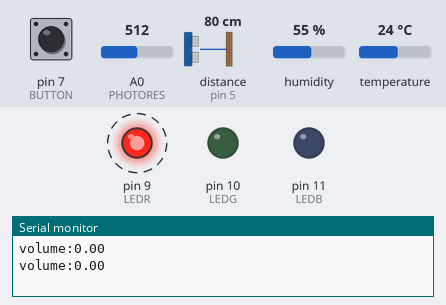
Simulated run of this sketch. Board: Arduino Uno, built with avr-gcc and run on an emulated ATmega328P. Shown: output pins drawn as LEDs (lit = HIGH), the last lines printed to the serial monitor. Dashed ring = blinking. The test bench sets the inputs (shaded band); at power-on: pin 7 (BUTTON) HIGH, A0 (PHOTORES) = 512, distance to the obstacle (sensor on pin 5) 80 cm, humidity 55 %, temperature 24 °C. The echo pulse lasts 58.3 µs per cm.

Above: at 2.8 s.
2.9 s: pin 7 (BUTTON) pulled LOW for 1.3 s
At 4.3 s:
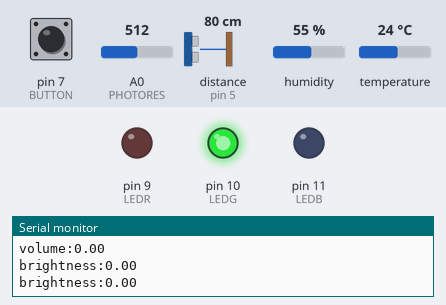
9.5 s: pin 7 (BUTTON) pulled LOW for 1.3 s
At 12.4 s:
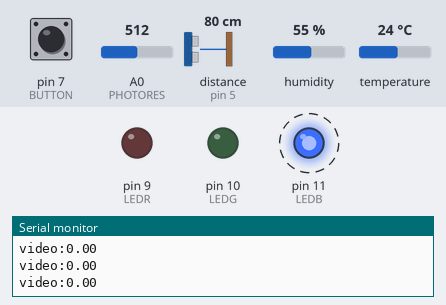
17.6 s: pin 7 (BUTTON) driven LOW
At 18.7 s:
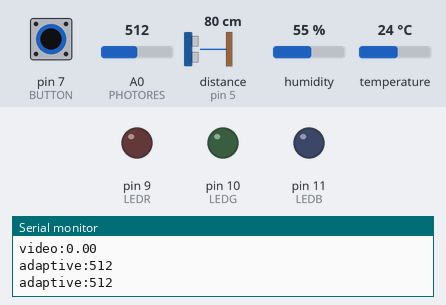
Timing chart, 0 to 20.6 s (numbered marks = the images above; inputs shaded):
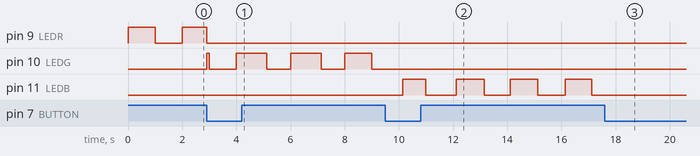

Measured:
- after the input at 2.9 s, pin 10 (LEDG): LOW → HIGH at once, → LOW 0.10 s later, → HIGH 1.0 s later, → LOW 1.1 s later, … (8 changes in this stretch)
- after the input at 9.5 s, pin 10 (LEDG): stops changing and stays LOW; pin 11 (LEDB): alternates HIGH for 0.99 s and LOW for 1.0 s, starting after 0.64 s
- after the input at 17.6 s, pin 11 (LEDB): stops changing and stays LOW

The sketch:

proiectPM.ino
```cpp
#include <NewPing.h>
#include <DHT.h>

#define BUTTON PD7
#define LEDR 9
#define LEDG 10
#define LEDB 11
#define NO_MODES 4
#define TRIG 4
#define ECHO 5
#define MAX_DISTANCE 26
#define DHTPIN 2
#define DHTTYPE DHT11
#define PHOTORES A0

unsigned int operatingMode;
unsigned int ledState;
unsigned long int intervalStart, ts, ts_analog;
unsigned int debounceDelay, intervalCommand;
float duration, distance, hum, temp;
NewPing sonar(TRIG, ECHO, MAX_DISTANCE);
DHT dht(DHTPIN, DHTTYPE);

// setare TIMER1 pentru frecventa intreruperi 1 Hz in mod CTC
void configure_timer(){
  TCCR1A = 0;
  TCCR1B = 0;
  TCNT1 = 0;
  OCR1A = 15625;
  TCCR1B |= (1 << WGM12) | (1 << CS12) | (1 << CS10);
}

void init_timer(){
  TIMSK1 |= (1 << OCIE1A);
}

// rutina de tratare a intreruperii face toggle la starea LED-ului
ISR(TIMER1_COMPA_vect){
  ledState = !ledState;
}

// fiecare mod de operare(exceptie luminozitate adaptiva) este
// indicat printr-o culoare distincta a LED-ului in blinking
void blinkLED(){
  if(ledState == 0){
    analogWrite(LEDR,0);
    analogWrite(LEDG,0);
    analogWrite(LEDB,0);
  }else{
    switch(operatingMode){
      case 0:
        analogWrite(LEDR,255);
        analogWrite(LEDG,0);
        analogWrite(LEDB,0);
        break;
      case 1:
        analogWrite(LEDR,0);
        analogWrite(LEDG,255);
        analogWrite(LEDB,0);
        break;
      case 2:
        analogWrite(LEDR,0);
        analogWrite(LEDG,0);
        analogWrite(LEDB,255);
        break;
      default:
        break;
    }
  }
}

// setare Pin Change interrupt pentru butonul conectat la pinul 7/PD7
void configure_button(){
  PCICR |= (1 << PCIE2);
  PCMSK2 |= (1 << PCINT23);
}

// apasarea butonului duce la modificarea modului de operare
ISR(PCINT2_vect){
  if (millis() - intervalStart > debounceDelay){
    intervalStart = millis();
    if ((PIND & (1 << BUTTON)) == 0) {
      operatingMode = (operatingMode + 1) % NO_MODES;
    }
  }
}

void setup() {
  pinMode(BUTTON, INPUT_PULLUP);
  pinMode(LEDR, OUTPUT);
  pinMode(LEDG, OUTPUT);
  pinMode(LEDB, OUTPUT);

  ledState = 0;
  debounceDelay = 200;
  intervalStart = 0;
  operatingMode = 0;
  intervalCommand = 1000;
  ts = 0;
  ts_analog = 0;

  cli();
  configure_timer();
  init_timer();
  configure_button();
  sei();
  Serial.begin(9600);
  dht.begin();
}

// functia calculeaza viteza sunetului conform cu conditiile
// ambientale inregistrate de senzorul DHT11
float calculateSpeed(){
  hum = dht.readHumidity();
  temp= dht.readTemperature();

  float sp = 331.4 + (0.606 * temp) + (0.0124 * hum);
  sp /= 10000;
  return sp;
}

// functia calculeaza distanta de la senzorul ultrasonic la
// primul obstacol intalnit si genereaza comanda pe seriala,
// catre PC
// pentru a atenua zgomotul datelor citite,durata drumului
// pulsului ultrasonic este considerata a fi mediana a
// 5 inregistrari succesive
void calculateDistance(){
  float soundSpeed = calculateSpeed();
  duration = sonar.ping_median(5);
  distance = (duration / 2) * soundSpeed;

  switch(operatingMode){
    case 0:
      Serial.print("volume:");
      break;
    case 1:
      Serial.print("brightness:");
      break;
    case 2:
      Serial.print("video:");
      break;
    default:
      break;
  }
  Serial.println(distance);
}

// pentru primele 3 moduri de operare,se realizeaza blinking LED
// si calculul distantei
// pentru modul adaptiv, valoarea convertita de ADC se preia
// de pe pinul PHOTORES(A0) si se transmite catre PC
// + se da clear pe LED
// frecventa de efectuare a operatiilor a fost stabilita
// la intervalCommand = 1000 ms = 1 s
void loop() {
  if(operatingMode <= 2){
    blinkLED();
    if(millis() - ts >= intervalCommand){
      ts = millis();
      calculateDistance();
    }
  }else{
    analogWrite(LEDR,0);
    analogWrite(LEDG,0);
    analogWrite(LEDB,0);
    if(millis() - ts_analog >= intervalCommand){
      ts_analog = millis();
      int val = analogRead(PHOTORES);
      Serial.print("adaptive:");
      Serial.println(val);
    }
  }
}
```
